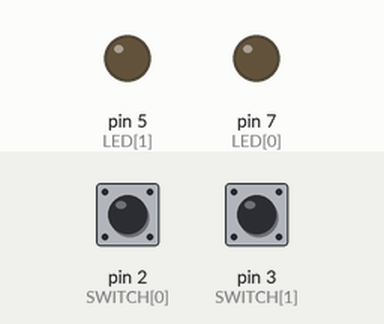
This sketch was run on a simulated Arduino Uno, built with avr-gcc and run on an emulated ATmega328P. On the bench: output pins drawn as LEDs (lit = HIGH). The test bench sets the inputs (shaded band); at power-on: pin 2 (SWITCH[0]) HIGH, pin 3 (SWITCH[1]) HIGH.

Above: at 1.2 s.
1.3 s: pin 2 (SWITCH[0]) pulled LOW for 0.15 s
At 1.37 s:
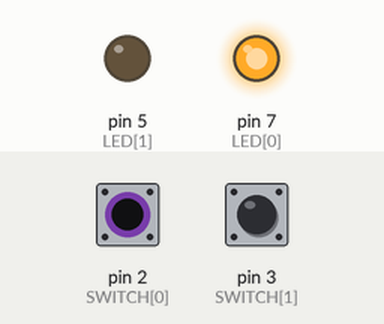
2.9 s: pin 3 (SWITCH[1]) pulled LOW for 0.15 s
At 2.97 s:
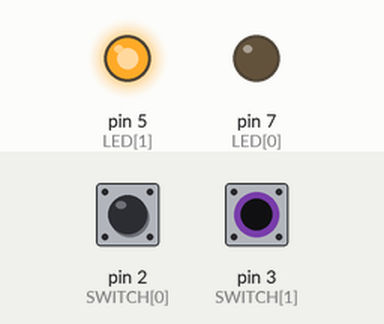
4.5 s: pin 3 (SWITCH[1]) pulled LOW for 3.2 s
At 8.1 s:
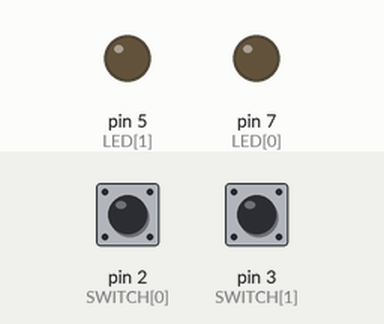
9.2 s: pin 2 (SWITCH[0]) pulled LOW for 3.2 s
At 10.4 s:
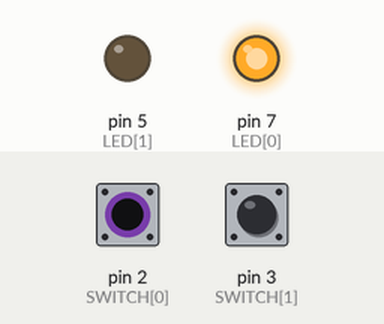
13.9 s: pin 2 (SWITCH[0]) driven LOW and pin 3 (SWITCH[1]) driven LOW
At 15.2 s:
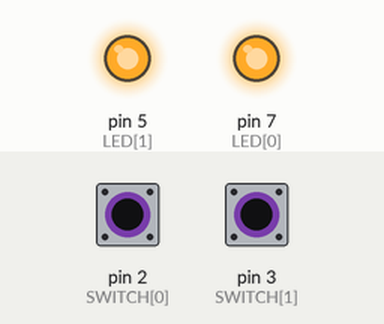
Timing chart, 0 to 16.4 s (numbered marks = the images above; inputs shaded):
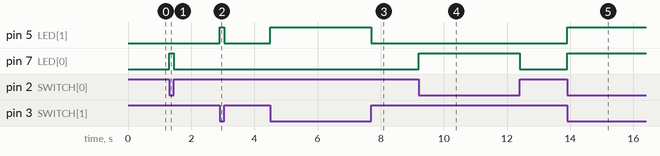

Measured:
- after the input at 1.3 s, pin 7 (LED[0]): LOW → HIGH at once, → LOW 0.15 s later
- after the input at 2.9 s, pin 5 (LED[1]): LOW → HIGH at once, → LOW 0.15 s later
- after the input at 4.5 s, pin 5 (LED[1]): LOW → HIGH at once, → LOW 3.2 s later
- after the input at 9.2 s, pin 7 (LED[0]): LOW → HIGH at once, → LOW 3.2 s later
- after the input at 13.9 s, pin 5 (LED[1]), pin 7 (LED[0]): LOW → HIGH at once

The sketch:

2p2.ino
```cpp
int LED[] = { 7, 5 };
int SWITCH[] = { 2, 3 };
int len = sizeof(LED) / sizeof(LED[0]);

void setup() {
  // put your setup code here, to run once:
  for (int i = 0; i < len; i++) {
    pinMode(LED[i], OUTPUT);
    pinMode(SWITCH[i], INPUT);
  }
}

void loop() {
  // put your main code here, to run repeatedly:
  for (int i = 0; i < len; i++) {
    digitalWrite(LED[i], !digitalRead(SWITCH[i]));
  }
}
```
